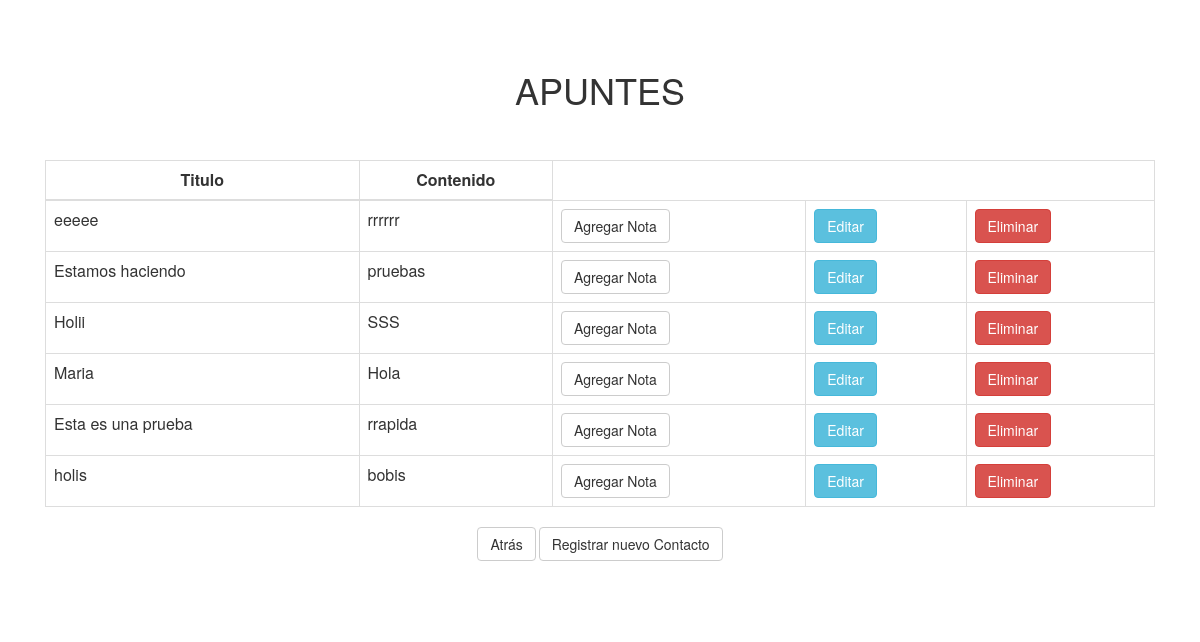
Page /seeApuntes/3 on the committed database.
### appUno/models.py (models this page shows, shortened)
class Apunte(models.Model):
    cedula = models.ForeignKey(Contacto, on_delete=models.CASCADE)
    titulo=models.CharField(max_length=30,blank=True)
    contenido=models.CharField(max_length=30)

### appUno/views.py (the view)
# urls.py: path('seeApuntes/<cedula>', apuntes_view),
def apuntes_view(request, cedula):
    cedula = Contacto.objects.get(pk=cedula)
    apunte = Apunte.objects.filter(cedula=cedula)
    return render(request, "notes/mostrarApunte.html", {"apunte":apunte})

### appUno/templates/notes/mostrarApunte.html (shortened to what this page needs)
<link rel="stylesheet" href="https://maxcdn.bootstrapcdn.com/bootstrap/3.3.7/css/bootstrap.min.css">
<center><h1>APUNTES</h1></center>
{% block container %}
  <div class="container">
    <div class="start-template">
      <table class="table table-responsive table-bordered">
          <thead>
            <tr>
              <th class= "text-center">Titulo</th>
              <th class= "text-center">Contenido</th>
            </tr>
          </thead>
          <tbody>
            {%for apunte in apunte %}
            <form action="../registerApuntes/{{apunte.cedula_id}}" method="POST">{% csrf_token %}
            <tr>
                <td>{{apunte.titulo}}</td>
                <td>{{apunte.contenido}}</td>
                <td><button type="submit" class="btn btn-default">Agregar Nota</button></td>
                <td><a href = "../updateApunte/{{apunte.id}}" class="btn btn-info">Editar</a></td>
                <td><a href = "../deleteApunte/{{apunte.id}}" class="btn btn-danger">Eliminar</a></td>
          </tr>
          </form>
            {% endfor %}
        </tbody>
       </table>
       <div class="btn-group"   >
        <form action="../registerApuntes/" method="POST">{% csrf_token %}
          <a class="btn btn-default" href="../contact/" role="button">Atrás</a>
          <a class="btn btn-default" href="../registrarContacto/" role="button">Registrar nuevo Contacto</a>
        </form>
      </div>
    </div>
  </div>
{% endblock container %}

### appUno/templates/notes/mostrarApunte.html (style rules this page uses)
.start-template { padding: 40px 15px; text-align: center; }

### rows in the picture
Apunte: titulo "eeeee", contenido "rrrrrr"
Apunte: titulo "Estamos haciendo", contenido "pruebas"
Apunte: titulo "Holii", contenido "SSS"
Apunte: titulo "Maria", contenido "Hola"
Apunte: titulo "Esta es una prueba", contenido "rrapida"
Apunte: titulo "holis", contenido "bobis"
